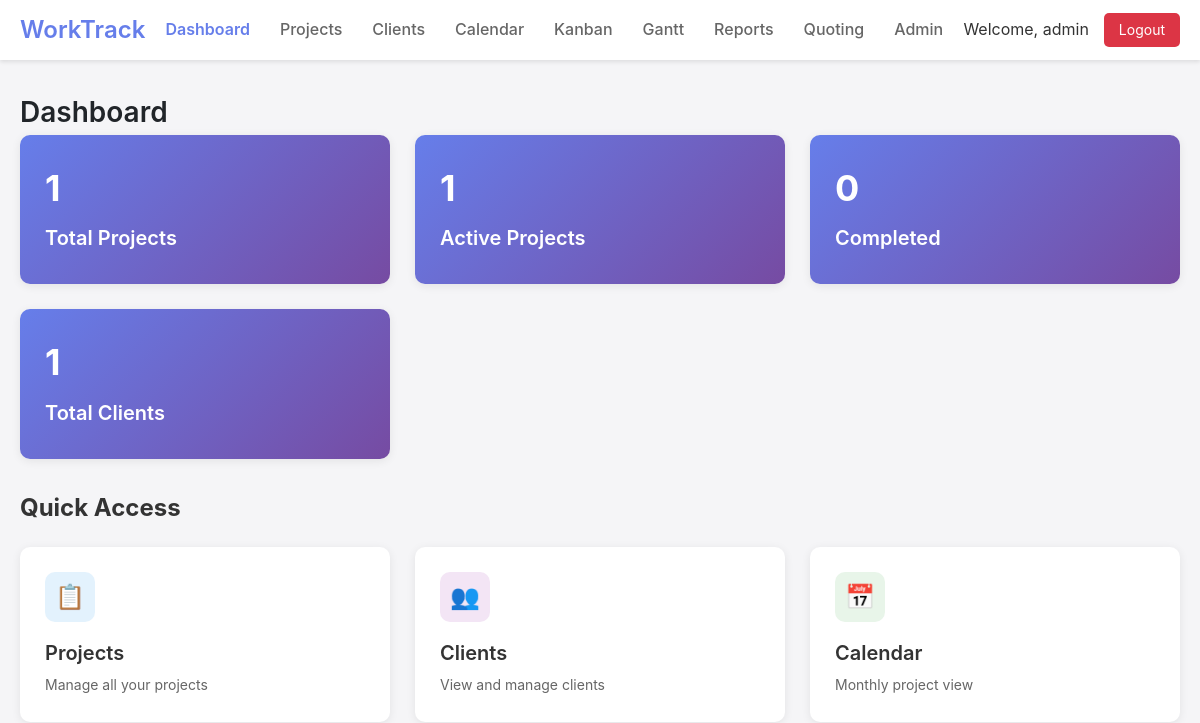
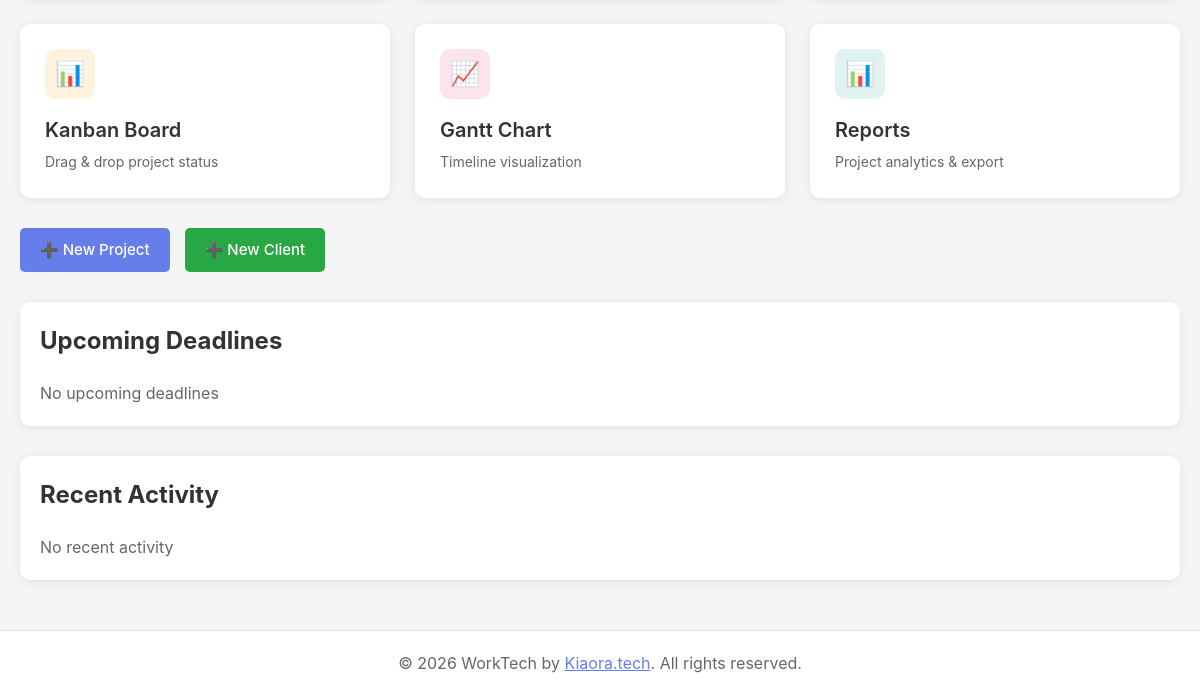
The page /index.php (signed in) on the database as committed earlier (2 pictures, top to bottom).
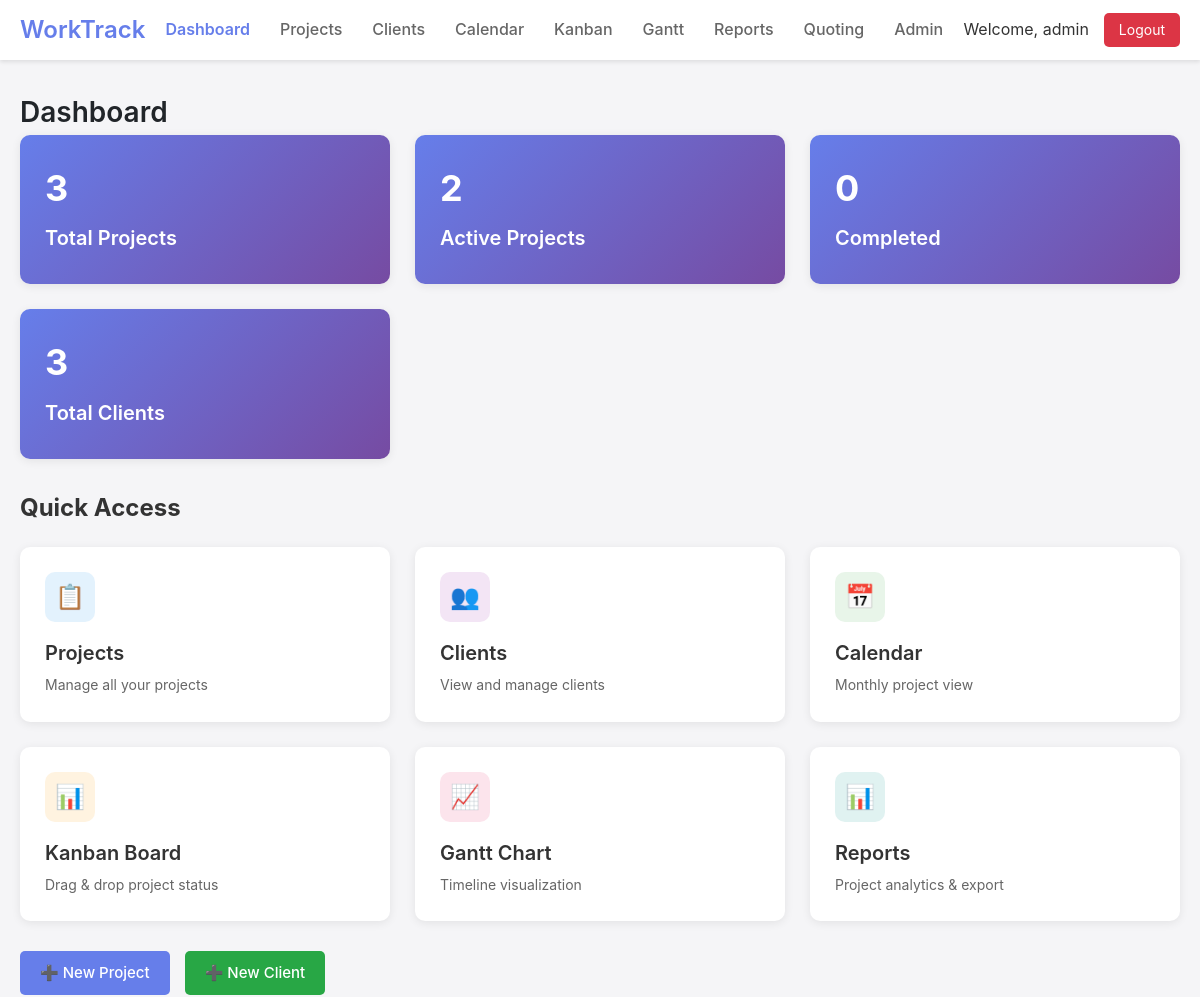
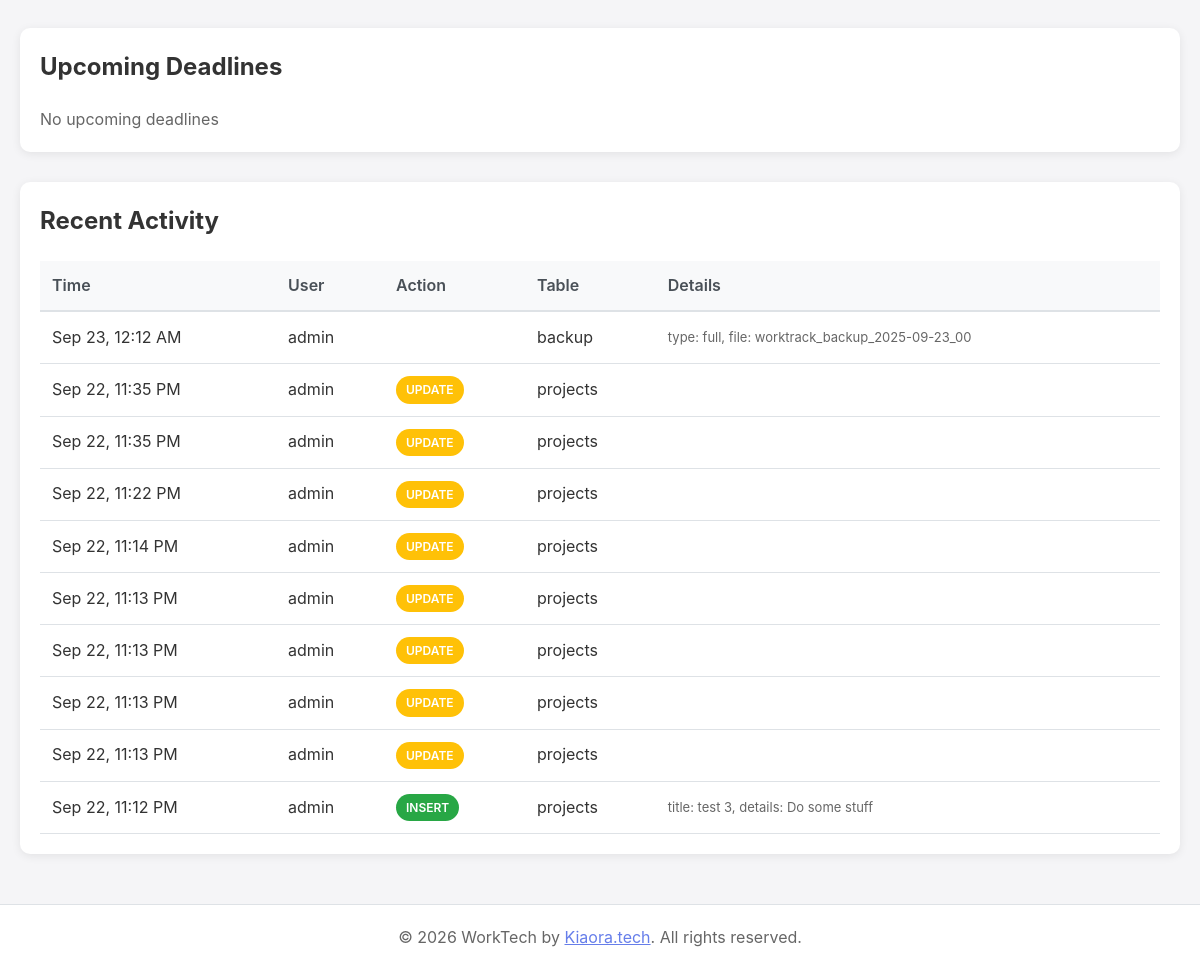
The same page on the database as committed later (2 pictures, top to bottom).
### tables this page shows
CREATE TABLE audit_log (
    id INTEGER PRIMARY KEY AUTOINCREMENT,
    table_name TEXT NOT NULL,
    record_id INTEGER NOT NULL,
    action TEXT NOT NULL, -- INSERT, UPDATE, DELETE
    changes_json TEXT,
    user_id INTEGER REFERENCES users(id),
    timestamp DATETIME DEFAULT CURRENT_TIMESTAMP
);

CREATE TABLE users (
    id INTEGER PRIMARY KEY AUTOINCREMENT,
    username TEXT NOT NULL UNIQUE,
    password_hash TEXT NOT NULL,
    email TEXT NOT NULL,
    created_at DATETIME DEFAULT CURRENT_TIMESTAMP,
    last_login DATETIME
);

### includes/db.php (called while the page is built, shortened)
<?php
class Database {
    private static $instance = null;
    private $conn;
    private function __construct() {
        try {
            $this->conn = new PDO('sqlite:' . DB_PATH);
            $this->conn->setAttribute(PDO::ATTR_ERRMODE, PDO::ERRMODE_EXCEPTION);
            $this->conn->setAttribute(PDO::ATTR_DEFAULT_FETCH_MODE, PDO::FETCH_ASSOC);
            $this->conn->exec('PRAGMA foreign_keys = ON');
        } catch (PDOException $e) {
            die("Connection failed: " . $e->getMessage());
        }
    }
    public static function getInstance() {
        if (!self::$instance) {
            self::$instance = new Database();
        }
        return self::$instance;
    }
    public function query($sql, $params = []) {
        try {
            $stmt = $this->conn->prepare($sql);
            $stmt->execute($params);
            return $stmt;
        } catch (PDOException $e) {
            if (DEBUG_MODE) {
                throw $e;
            }
            error_log($e->getMessage());
            return false;
        }
    }
    public function fetchAll($sql, $params = []) {
        $stmt = $this->query($sql, $params);
        return $stmt ? $stmt->fetchAll() : [];
    }
    public function fetchOne($sql, $params = []) {
        $stmt = $this->query($sql, $params);
        return $stmt ? $stmt->fetch() : null;
    }
}
?>

### index.php (the view, shortened to what the changed rows need)
<?php
require_once 'includes/header.php';
require_once 'includes/db.php';
$db = Database::getInstance();
$totalProjects = $db->fetchOne("SELECT COUNT(*) as count FROM projects")['count'];
$activeProjects = $db->fetchOne("SELECT COUNT(*) as count FROM projects WHERE status_id IN (SELECT id FROM project_statuses WHERE name IN ('In Progress', 'Pending'))")['count'];
$totalClients = $db->fetchOne("SELECT COUNT(*) as count FROM clients")['count'];
$recentActivity = $db->fetchAll("
    SELECT al.*, u.username
    FROM audit_log al
    LEFT JOIN users u ON al.user_id = u.id
    ORDER BY al.timestamp DESC
    LIMIT 10
");
?>
<h1 class="page-title">Dashboard</h1>
<div class="dashboard-grid">
    <div class="dashboard-card stats-card">
        <div class="stats-number"><?php echo $totalProjects; ?></div>
        <div class="card-title">Total Projects</div>
    </div>
    <div class="dashboard-card stats-card">
        <div class="stats-number"><?php echo $activeProjects; ?></div>
        <div class="card-title">Active Projects</div>
    </div>
    <div class="dashboard-card stats-card">
        <div class="stats-number"><?php echo $totalClients; ?></div>
        <div class="card-title">Total Clients</div>
    </div>
</div>
<h2 style="margin: 30px 0 20px 0;">Quick Access</h2>
<div class="table-container">
    <h2 style="margin-bottom: 20px;">Upcoming Deadlines</h2>
</div>
<div class="table-container" style="margin-top: 30px;">
    <h2 style="margin-bottom: 20px;">Recent Activity</h2>
    <?php if (count($recentActivity) > 0): ?>
        <table>
            <thead>
                <tr>
                    <th>Time</th>
                    <th>User</th>
                    <th>Action</th>
                    <th>Table</th>
                    <th>Details</th>
                </tr>
            </thead>
            <tbody>
                <?php foreach ($recentActivity as $activity): ?>
                    <tr>
                        <td><?php echo date('M j, g:i A', strtotime($activity['timestamp'])); ?></td>
                        <td><?php echo htmlspecialchars($activity['username'] ?? 'System'); ?></td>
                        <td>
                            <?php
                            $actionClass = '';
                            if ($activity['action'] == 'INSERT') $actionClass = 'btn-success';
                            elseif ($activity['action'] == 'UPDATE') $actionClass = 'btn-warning';
                            elseif ($activity['action'] == 'DELETE') $actionClass = 'btn-danger';
                            ?>
                            <span class="status-badge <?php echo $actionClass; ?>" style="color: white;">
                                <?php echo $activity['action']; ?>
                            </span>
                        </td>
                        <td><?php echo htmlspecialchars($activity['table_name']); ?></td>
                        <td style="font-size: 13px; color: #666;">
                            <?php
                            $changes = json_decode($activity['changes_json'], true);
                            if ($changes && is_array($changes)) {
                                $summary = [];
                                foreach (array_slice($changes, 0, 2) as $key => $value) {
                                    if (!is_array($value)) {
                                        $summary[] = $key . ': ' . substr($value, 0, 30);
                                    }
                                }
                                echo htmlspecialchars(implode(', ', $summary));
                            }
                            ?>
                        </td>
                    </tr>
                <?php endforeach; ?>
            </tbody>
        </table>
    <?php else: ?>
        <p style="color: #666;">No recent activity</p>
    <?php endif; ?>
</div>
<?php require_once 'includes/footer.php'; ?>

Rows that differ between the two databases and show on the page:
added audit_log: timestamp "Sep 23, 12:12 AM", user.username "admin", table_name "backup", summary "type: full, file: worktrack_backup_2025-09-23_00"
added audit_log: timestamp "Sep 22, 11:35 PM", user.username "admin", action "UPDATE", table_name "projects"
added audit_log: timestamp "Sep 22, 11:35 PM", user.username "admin", action "UPDATE", table_name "projects"
added audit_log: timestamp "Sep 22, 11:22 PM", user.username "admin", action "UPDATE", table_name "projects"
added audit_log: timestamp "Sep 22, 11:14 PM", user.username "admin", action "UPDATE", table_name "projects"
added audit_log: timestamp "Sep 22, 11:13 PM", user.username "admin", action "UPDATE", table_name "projects"
added audit_log: timestamp "Sep 22, 11:13 PM", user.username "admin", action "UPDATE", table_name "projects"
added audit_log: timestamp "Sep 22, 11:13 PM", user.username "admin", action "UPDATE", table_name "projects"
added audit_log: timestamp "Sep 22, 11:13 PM", user.username "admin", action "UPDATE", table_name "projects"
added audit_log: timestamp "Sep 22, 11:12 PM", user.username "admin", action "INSERT", table_name "projects", summary "title: test 3, details: Do some stuff"
Other text that changed with them:
$totalProjects: "1" → "3"
$activeProjects: "1" → "2"
$totalClients: "1" → "3"
text no longer shown: "No recent activity"
text now shown: "Time User Action Table Details"
